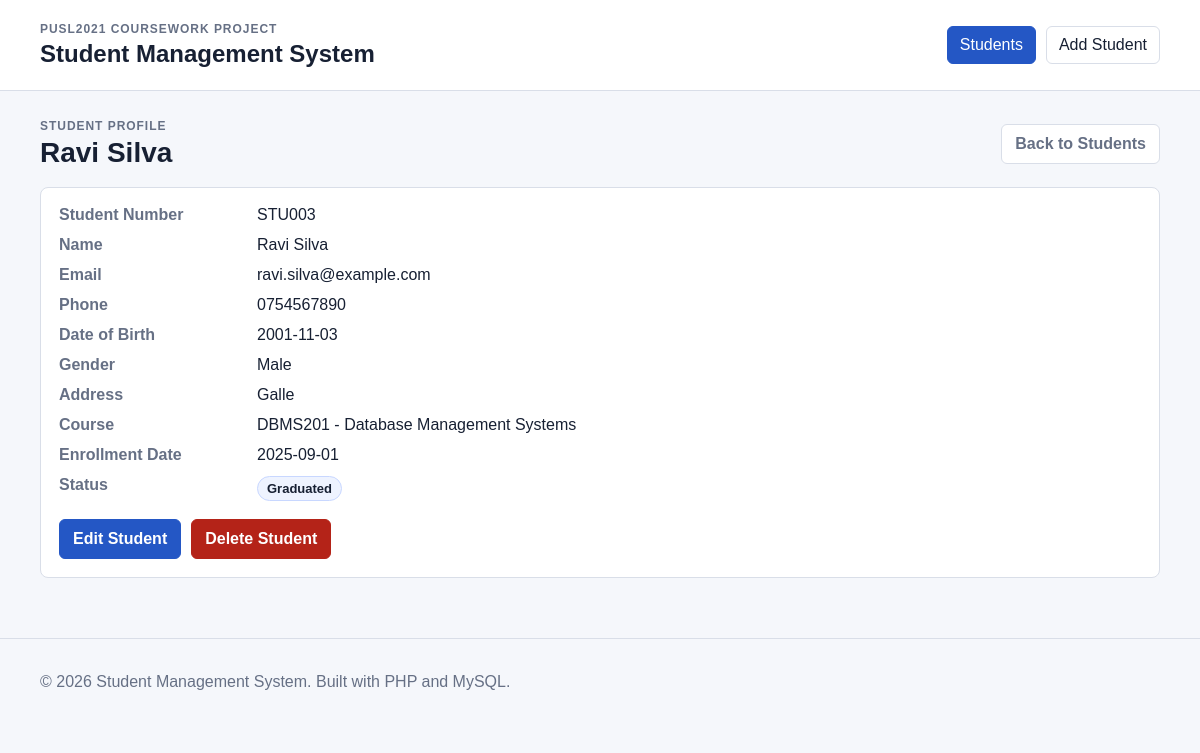
The app's page /students/show.php?id=3 with its own data.
### tables this page shows
CREATE TABLE students (
    id INT AUTO_INCREMENT PRIMARY KEY,
    student_no VARCHAR(20) NOT NULL UNIQUE,
    first_name VARCHAR(50) NOT NULL,
    last_name VARCHAR(50) NOT NULL,
    email VARCHAR(120) NOT NULL UNIQUE,
    phone VARCHAR(20) NULL,
    date_of_birth DATE NULL,
    gender ENUM('Male', 'Female', 'Other') NOT NULL DEFAULT 'Other',
    address VARCHAR(255) NULL,
    course_id INT NOT NULL,
    enrollment_date DATE NOT NULL,
    status ENUM('Active', 'Inactive', 'Graduated') NOT NULL DEFAULT 'Active',
    created_at TIMESTAMP DEFAULT CURRENT_TIMESTAMP,
    updated_at TIMESTAMP DEFAULT CURRENT_TIMESTAMP ON UPDATE CURRENT_TIMESTAMP,
    CONSTRAINT fk_students_course
        FOREIGN KEY (course_id)
        REFERENCES courses(id)
        ON UPDATE CASCADE
        ON DELETE RESTRICT
);

CREATE TABLE courses (
    id INT AUTO_INCREMENT PRIMARY KEY,
    course_code VARCHAR(20) NOT NULL UNIQUE,
    course_name VARCHAR(100) NOT NULL,
    created_at TIMESTAMP DEFAULT CURRENT_TIMESTAMP
);

### includes/functions.php (called while the page is built, shortened)
<?php
function e(mixed $value): string
{
    return htmlspecialchars((string) $value, ENT_QUOTES, 'UTF-8');
}
function find_student(PDO $pdo, int $id): ?array
{
    $stmt = $pdo->prepare(
        'SELECT s.*, c.course_code, c.course_name
         FROM students s
         INNER JOIN courses c ON c.id = s.course_id
         WHERE s.id = :id'
    );
    $stmt->execute(['id' => $id]);
    $student = $stmt->fetch();
    return $student ?: null;
}

### students/show.php (the view, shortened to what this page needs)
<?php
require_once '../config/database.php';
require_once '../includes/functions.php';
$id = (int) ($_GET['id'] ?? 0);
$student = $id > 0 ? find_student($pdo, $id) : null;
require_once '../includes/header.php';
?>
<section class="page-heading">
    <div>
        <p class="eyebrow">Student Profile</p>
        <h2><?= $student ? e($student['first_name'] . ' ' . $student['last_name']) : 'Student Not Found' ?></h2>
    </div>
    <a class="button muted" href="index.php">Back to Students</a>
</section>
<?php if (!$student): ?>
    <div class="alert error">The requested student record could not be found.</div>
<?php else: ?>
    <section class="panel details">
        <dl>
            <dt>Student Number</dt>
            <dd><?= e($student['student_no']) ?></dd>
            <dt>Name</dt>
            <dd><?= e($student['first_name'] . ' ' . $student['last_name']) ?></dd>
            <dt>Email</dt>
            <dd><?= e($student['email']) ?></dd>
            <dt>Phone</dt>
            <dd><?= e($student['phone'] ?: 'Not provided') ?></dd>
            <dt>Date of Birth</dt>
            <dd><?= e($student['date_of_birth'] ?: 'Not provided') ?></dd>
            <dt>Gender</dt>
            <dd><?= e($student['gender']) ?></dd>
            <dt>Address</dt>
            <dd><?= e($student['address'] ?: 'Not provided') ?></dd>
            <dt>Course</dt>
            <dd><?= e($student['course_code'] . ' - ' . $student['course_name']) ?></dd>
            <dt>Enrollment Date</dt>
            <dd><?= e($student['enrollment_date']) ?></dd>
            <dt>Status</dt>
            <dd><span class="status"><?= e($student['status']) ?></span></dd>
        </dl>
        <div class="form-actions">
            <a class="button primary" href="edit.php?id=<?= e($student['id']) ?>">Edit Student</a>
            <form method="post" action="delete.php"
                  onsubmit="return confirm('Delete this student?');">
                <button type="submit" class="button danger">Delete Student</button>
            </form>
        </div>
    </section>
<?php endif; ?>
<?php require_once '../includes/footer.php'; ?>

### assets/css/styles.css (style rules this page uses)
:root { --ink: #172033; --muted: #667085; --line: #d9dee8; --surface: #ffffff; --page: #f5f7fb; --primary: #2457c5; --primary-dark: #183d8d; --danger: #b42318; --success-bg: #e8f6ee; --success-text: #11633a; --error-bg: #fff1f0; --error-text: #b42318; }
* { box-sizing: border-box; }
body { margin: 0; font-family: Arial, Helvetica, sans-serif; color: var(--ink); background: var(--page); }
a { color: var(--primary); text-decoration: none; }
.eyebrow { margin: 0 0 4px; color: var(--muted); font-size: 12px; font-weight: 700; letter-spacing: .08em; text-transform: uppercase; }
.page-heading { display: flex; align-items: center; justify-content: space-between; gap: 16px; margin-bottom: 18px; }
.page-heading h2 { margin: 0; font-size: 28px; }
.panel, .form-card { background: var(--surface); border: 1px solid var(--line); border-radius: 8px; margin-bottom: 18px; padding: 18px; }
.form-actions { display: flex; align-items: center; gap: 10px; margin-top: 18px; }
.button { align-items: center; background: var(--surface); border: 1px solid var(--line); border-radius: 6px; color: var(--ink); cursor: pointer; display: inline-flex; font: inherit; font-weight: 700; justify-content: center; min-height: 40px; padding: 9px 13px; }
.button.primary { background: var(--primary); border-color: var(--primary); color: #fff; }
.button.muted { color: var(--muted); }
.button.danger { background: var(--danger); border-color: var(--danger); color: #fff; }
.status { background: #eef3ff; border: 1px solid #c8d7ff; border-radius: 999px; display: inline-block; font-size: 13px; font-weight: 700; padding: 4px 9px; }
.details dl { display: grid; grid-template-columns: 180px 1fr; gap: 12px 18px; margin: 0; }
.details dt { color: var(--muted); font-weight: 700; }
.details dd { margin: 0; }

### records on screen
students: first_name+last_name "Ravi Silva", student_no "STU003", email "ravi.silva@example.com", phone "0754567890", date_of_birth "2001-11-03", gender "Male", address "Galle", course.course_name "DBMS201 - Database Management Systems", enrollment_date "2025-09-01", status "Graduated"
